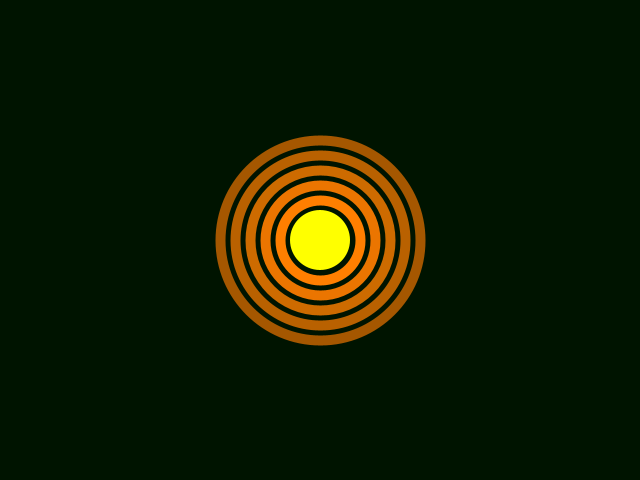
Frame 1 (no input)
Frame 60 (the mouse pressed at the canvas centre just before this capture): identical to frame 1, image omitted
Frame 120 (the mouse held since frame 60 and released just before this capture): identical to frame 1, image omitted

The Processing sketch that drew this single still picture (run headless with seeded random() and noise(); from frame 60 on, the mouse is pressed at the canvas centre):

// Processing sketch: processing_13440
// ── processing_13440.pde

void setup(){
  size(640,480);
  smooth();
}

void draw(){
  background(0,20,0);

  fill(255,255,0);
  noStroke();
  ellipse(320,240,60,60);

  noFill();
  stroke(255,127,0);
  strokeWeight(10);
  ellipse(320,240,80,80);

  stroke(235,117,0);
  ellipse(320,240,110,110);

  stroke(205,107,0);
  ellipse(320,240,140,140);

  stroke(185,97,0);
  ellipse(320,240,170,170);

  stroke(165,87,0);
  ellipse(320,240,200,200);
}
